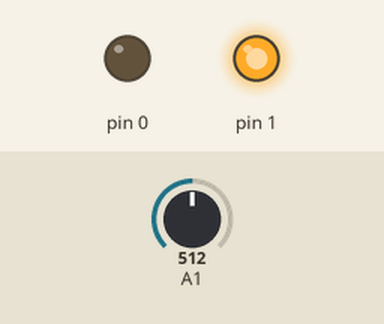
Recording of a sketch running on a simulated Arduino Uno, built with avr-gcc and run on an emulated ATmega328P. Shown: output pins drawn as LEDs (lit = HIGH). The test bench sets the inputs (shaded band); at power-on: A1 = 512.

Above: at 1.2 s.
1.3 s: A1 set to 219
2.8 s: A1 set to 196
At 3.7 s:
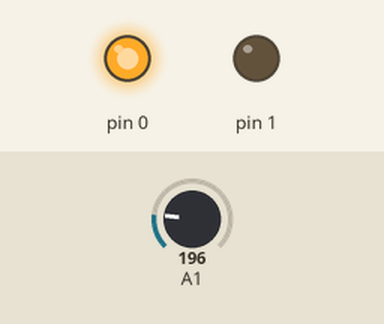
4.3 s: A1 set to 215
At 4.8 s:
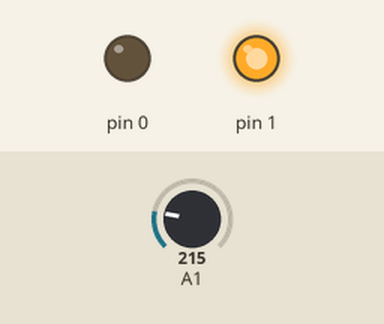
5.8 s: A1 set to 195
At 7.2 s:
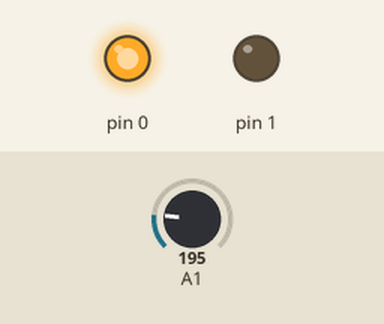
Timing chart, 0 to 8.3 s (numbered marks = the images above; inputs shaded):
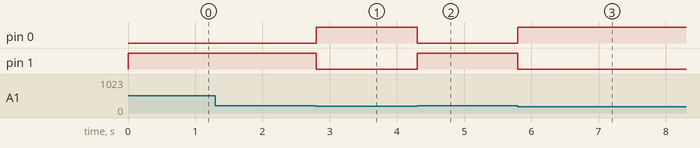

Measured:
- the behaviour switches between 206 and 205 on A1 (found by bisection; images 0 and 1)
- after the input at 1.3 s, every drawn part: stays the same
- after the input at 2.8 s, pin 0: LOW → HIGH at once; pin 1: HIGH → LOW at once
- after the input at 4.3 s, pin 0: HIGH → LOW at once; pin 1: LOW → HIGH at once
- after the input at 5.8 s, pin 0: LOW → HIGH at once; pin 1: HIGH → LOW at once

The sketch:

CoffeeTemp.ino
```cpp
void setup() {
  // put your setup code here, to run once:
  pinMode(0, OUTPUT);
  pinMode(1, OUTPUT);
  digitalWrite(0, LOW);
  digitalWrite(1, LOW);
}

void loop() {
  // put your main code here, to run repeatedly:
  if(analogRead(A1)>205){
    digitalWrite(0, LOW);
    digitalWrite(1, HIGH);
  }
  else{
    digitalWrite(0, HIGH);
    digitalWrite(1, LOW);
  }
}
```
